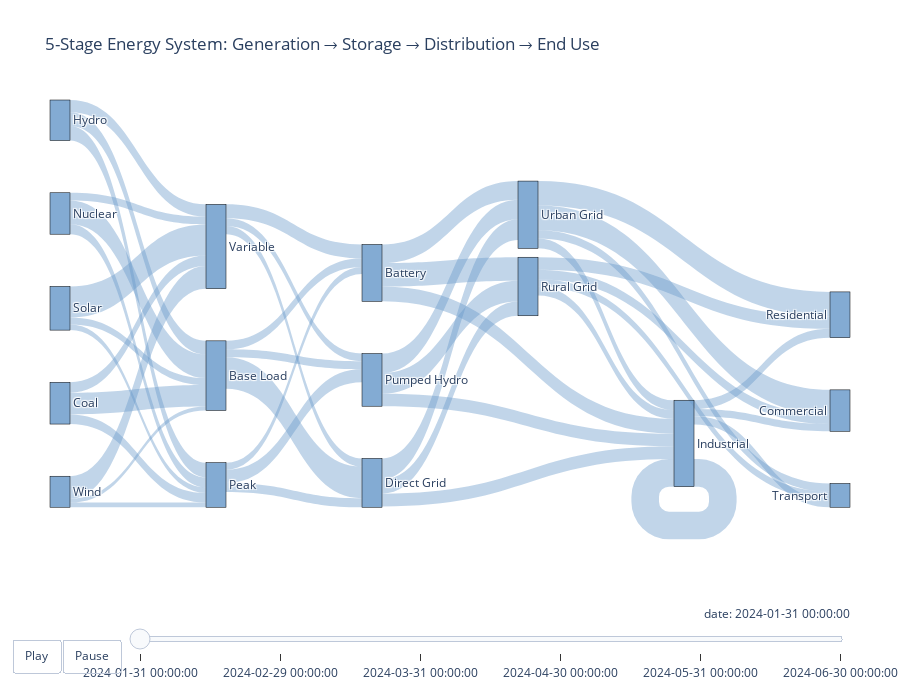

The cell this chart's notebook holds for it:
### Markdown cell above
## Example 2: Time Series with Animation

### Code cell
# Create comprehensive multi-stage energy system data
np.random.seed(42)
dates = pd.date_range('2024-01', periods=6, freq='ME')

# Define a 5-stage energy system
sources = ['Solar', 'Wind', 'Hydro', 'Coal', 'Nuclear']  # Stage 1: Generation
generation_types = ['Peak', 'Base Load', 'Variable']      # Stage 2: Generation Type
storage = ['Battery', 'Pumped Hydro', 'Direct Grid']      # Stage 3: Storage/Distribution
distribution = ['Urban Grid', 'Rural Grid', 'Industrial'] # Stage 4: Distribution
consumers = ['Residential', 'Commercial', 'Industrial', 'Transport']  # Stage 5: End Use

data = []
for date in dates:
    month = date.month
    # Seasonal factors
    solar_factor = 1 + 0.4 * np.sin(2 * np.pi * month / 12)
    wind_factor = 1 + 0.3 * np.cos(2 * np.pi * month / 12)
    
    # Stage 1 → Stage 2: Sources to Generation Types
    for source in sources:
        for gen_type in generation_types:
            if source == 'Solar':
                base = 80 * solar_factor if gen_type == 'Variable' else 20
            elif source == 'Wind':
                base = 70 * wind_factor if gen_type == 'Variable' else 15
            elif source in ['Coal', 'Nuclear']:
                base = 90 if gen_type == 'Base Load' else 30
            else:  # Hydro
                base = 60 if gen_type == 'Peak' else 40
            
            value = base * np.random.uniform(0.8, 1.2)
            if value > 10:  # Only add significant flows
                data.append({
                    'date': date, 'source': source, 'target': gen_type,
                    'value': value, 'stage': '1-2'
                })
    
    # Stage 2 → Stage 3: Generation Types to Storage
    for gen_type in generation_types:
        for store in storage:
            if gen_type == 'Variable' and store == 'Battery':
                base = 60
            elif gen_type == 'Base Load' and store == 'Direct Grid':
                base = 100
            elif gen_type == 'Peak' and store == 'Pumped Hydro':
                base = 50
            else:
                base = 30
            
            value = base * np.random.uniform(0.7, 1.3)
            data.append({
                'date': date, 'source': gen_type, 'target': store,
                'value': value, 'stage': '2-3'
            })
    
    # Stage 3 → Stage 4: Storage to Distribution
    for store in storage:
        for dist in distribution:
            base = np.random.uniform(40, 90)
            data.append({
                'date': date, 'source': store, 'target': dist,
                'value': base, 'stage': '3-4'
            })
    
    # Stage 4 → Stage 5: Distribution to Consumers
    for dist in distribution:
        for consumer in consumers:
            if dist == 'Industrial' and consumer == 'Industrial':
                base = 80
            elif dist == 'Urban Grid' and consumer in ['Residential', 'Commercial']:
                base = 70
            elif dist == 'Rural Grid' and consumer == 'Residential':
                base = 50
            else:
                base = 30
            
            value = base * np.random.uniform(0.8, 1.2)
            if value > 20:  # Only significant flows
                data.append({
                    'date': date, 'source': dist, 'target': consumer,
                    'value': value, 'stage': '4-5'
                })

df = pd.DataFrame(data)

# Create animated diagram with smooth transitions
diagram = SankeyDiagram(df, time_column='date')
diagram.render('source', 'target', 'value', 
               title="5-Stage Energy System: Generation → Storage → Distribution → End Use",
               show_timeline=True,
               animation_duration=1200,  # Slower, smoother transitions (in ms)
               transition_easing='cubic-in-out').show()  # Smooth easing

print(f"✅ Created {len(df)} flow records across 5 stages")

### Figure 1 — Plotly figure (JSON) as saved in the notebook; plotly's stock layout.template omitted (floating-point values rounded to 4 significant figures)
{"data": [{"link": {"color": ["rgba(100, 150, 200, 0.4)", "rgba(100, 150, 200, 0.4)", "rgba(100, 150, 200, 0.4)", "rgba(100, 150, 200, 0.4)", "rgba(100, 150, 200, 0.4)", "rgba(100, 150, 200, 0.4)", "rgba(100, 150, 200, 0.4)", "rgba(100, 150, 200, 0.4)", "rgba(100, 150, 200, 0.4)", "rgba(100, 150, 200, 0.4)", "rgba(100, 150, 200, 0.4)", "rgba(100, 150, 200, 0.4)", "rgba(100, 150, 200, 0.4)", "rgba(100, 150, 200, 0.4)", "rgba(100, 150, 200, 0.4)", "rgba(100, 150, 200, 0.4)", "rgba(100, 150, 200, 0.4)", "rgba(100, 150, 200, 0.4)", "rgba(100, 150, 200, 0.4)", "rgba(100, 150, 200, 0.4)", "rgba(100, 150, 200, 0.4)", "rgba(100, 150, 200, 0.4)", "rgba(100, 150, 200, 0.4)", "rgba(100, 150, 200, 0.4)", "rgba(100, 150, 200, 0.4)", "rgba(100, 150, 200, 0.4)", "rgba(100, 150, 200, 0.4)", "rgba(100, 150, 200, 0.4)", "rgba(100, 150, 200, 0.4)", "rgba(100, 150, 200, 0.4)", "rgba(100, 150, 200, 0.4)", "rgba(100, 150, 200, 0.4)", "rgba(100, 150, 200, 0.4)", "rgba(100, 150, 200, 0.4)", "rgba(100, 150, 200, 0.4)", "rgba(100, 150, 200, 0.4)", "rgba(100, 150, 200, 0.4)", "rgba(100, 150, 200, 0.4)", "rgba(100, 150, 200, 0.4)", "rgba(100, 150, 200, 0.4)", "rgba(100, 150, 200, 0.4)", "rgba(100, 150, 200, 0.4)", "rgba(100, 150, 200, 0.4)", "rgba(100, 150, 200, 0.4)", "rgba(100, 150, 200, 0.4)"], "source": [6, 6, 6, 0, 0, 0, 2, 2, 2, 8, 8, 8, 5, 5, 5, 7, 7, 7, 4, 4, 4, 15, 15, 15, 14, 14, 14, 10, 10, 10, 16, 16, 16, 1, 1, 1, 1, 12, 12, 12, 12, 13, 13, 13, 13], "target": [7, 4, 15, 7, 4, 15, 7, 4, 15, 7, 4, 15, 7, 4, 15, 14, 10, 16, 14, 10, 16, 14, 10, 16, 1, 12, 13, 1, 12, 13, 1, 12, 13, 9, 3, 13, 11, 9, 3, 13, 11, 9, 3, 13, 11], "value": [19.0, 23.61, 104.9, 15.59, 12.94, 76.05, 49.39, 45.86, 41.62, 32.5, 72.74, 35.64, 33.99, 79.64, 26.18, 24.3, 44.13, 30.45, 28.78, 26.24, 106.7, 47.02, 26.26, 27.59, 62.8, 79.26, 49.98, 65.71, 69.62, 42.32, 70.38, 48.53, 43.25, 82.57, 83.04, 33.7, 27.66, 41.95, 32.21, 29.28, 25.46, 29.94, 24.41, 93.1, 27.11]}, "node": {"color": "rgba(100, 150, 200, 0.8)", "label": ["Wind", "Urban Grid", "Hydro", "Commercial", "Base Load", "Nuclear", "Solar", "Peak", "Coal", "Residential", "Pumped Hydro", "Transport", "Rural Grid", "Industrial", "Battery", "Variable", "Direct Grid"], "line": {"color": "black", "width": 0.5}, "pad": 25, "thickness": 20}, "type": "sankey"}], "layout": {"font": {"size": 12}, "height": 700, "margin": {"b": 120, "l": 50, "r": 50, "t": 100}, "paper_bgcolor": "rgba(0,0,0,0)", "plot_bgcolor": "rgba(0,0,0,0)", "sliders": [{"active": 0, "currentvalue": {"prefix": "date: ", "visible": true, "xanchor": "right"}, "len": 0.9, "pad": {"b": 10, "t": 50}, "steps": [{"args": [["2024-01-31 00:00:00"], {"frame": {"duration": 1200, "redraw": true}, "mode": "immediate", "transition": {"duration": 1200, "easing": "cubic-in-out"}}], "label": "2024-01-31 00:00:00", "method": "animate"}, {"args": [["2024-02-29 00:00:00"], {"frame": {"duration": 1200, "redraw": true}, "mode": "immediate", "transition": {"duration": 1200, "easing": "cubic-in-out"}}], "label": "2024-02-29 00:00:00", "method": "animate"}, {"args": [["2024-03-31 00:00:00"], {"frame": {"duration": 1200, "redraw": true}, "mode": "immediate", "transition": {"duration": 1200, "easing": "cubic-in-out"}}], "label": "2024-03-31 00:00:00", "method": "animate"}, {"args": [["2024-04-30 00:00:00"], {"frame": {"duration": 1200, "redraw": true}, "mode": "immediate", "transition": {"duration": 1200, "easing": "cubic-in-out"}}], "label": "2024-04-30 00:00:00", "method": "animate"}, {"args": [["2024-05-31 00:00:00"], {"frame": {"duration": 1200, "redraw": true}, "mode": "immediate", "transition": {"duration": 1200, "easing": "cubic-in-out"}}], "label": "2024-05-31 00:00:00", "method": "animate"}, {"args": [["2024-06-30 00:00:00"], {"frame": {"duration": 1200, "redraw": true}, "mode": "immediate", "transition": {"duration": 1200, "easing": "cubic-in-out"}}], "label": "2024-06-30 00:00:00", "method": "animate"}], "x": 0.1, "xanchor": "left", "y": 0, "yanchor": "top"}], "title": {"text": "5-Stage Energy System: Generation → Storage → Distribution → End Use"}, "updatemenus": [{"buttons": [{"args": [null, {"frame": {"duration": 1200, "redraw": true}, "fromcurrent": true, "transition": {"duration": 1200, "easing": "cubic-in-out"}}], "label": "Play", "method": "animate"}, {"args": [[null], {"frame": {"duration": 0, "redraw": true}, "mode": "immediate"}], "label": "Pause", "method": "animate"}], "direction": "left", "pad": {"r": 10, "t": 87}, "showactive": false, "type": "buttons", "x": 0.1, "xanchor": "right", "y": 0, "yanchor": "top"}]}}
